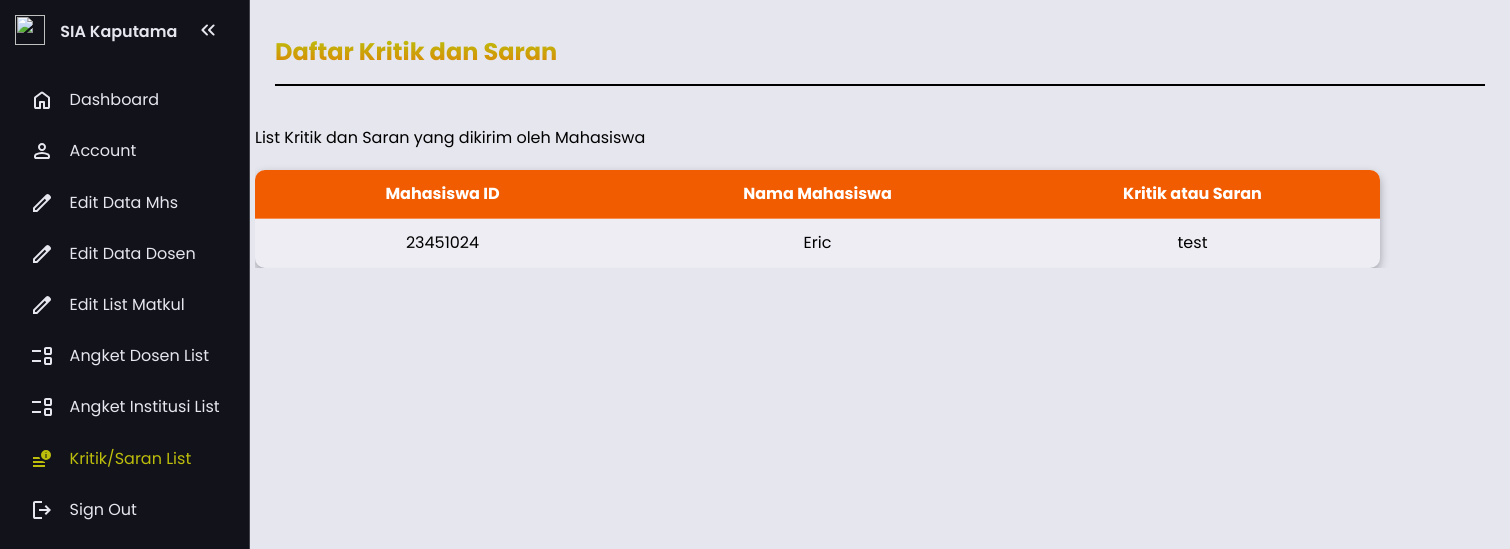
/admin-content/kritik-saran-list.php, run on the app's committed database.
### tables this page shows
CREATE TABLE `kritik_saran` (
  `kritik_saran_id` int(11) NOT NULL,
  `mhs_id` int(11) NOT NULL,
  `mhs_name` varchar(100) NOT NULL,
  `kritik_saran` text NOT NULL
);

### admin-content/kritik-saran-list.php (the view, shortened to what this page needs)
<?php
include '../database/koneksi.php';
$sql = "SELECT mhs_id, mhs_name, kritik_saran FROM kritik_saran";
$result = $conn->query($sql);
?>
<!DOCTYPE html>
<html lang="id">
<head>
    <link rel="stylesheet" href="../css/sidebar.css">
</head>
<body>
<nav id="sidebar">
    <ul>
      <li>
        <img src="../img/kaputama.png">
        <span class="logo">SIA Kaputama</span>
        <button onclick=toggleSidebar() id="toggle-btn">
        </button>
      </li>
      <li>
        <a href="main.php">
          <span>Dashboard</span>
        </a>
      </li>
      <li>
        <a href="account.php">
          <span>Account</span>
        </a>
      </li>
      <li>
        <a href="edit_data.php">
          <span>Edit Data Mhs</span>
        </a>
      </li>
      <li>
        <a href="edit_dosen.php">
          <span>Edit Data Dosen</span>
        </a>
      </li>
      <li>
        <a href="matkul_list.php">
          <span>Edit List Matkul</span>
        </a>
      </li>
      <li>
        <a href="angket-dsn-list.php">
          <span>Angket Dosen List</span>
        </a>
      </li>
      <li>
        <a href="angket-institusi-list.php">
          <span>Angket Institusi List</span>
        </a>
      </li>
      <li class="active">
        <a href="kritik-saran-list.php">
          <span>Kritik/Saran List</span>
        </a>
      </li>
      <li>
        <a href="../index.php?logout=true">
          <svg xmlns="http://www.w3.org/2000/svg" height="24px" viewBox="0 -960 960 960" width="24px" fill="#000000"><path d="M200-120q-33 0-56.5-23.5T120-200v-560q0-33 23.5-56.5T200-840h280v80H200v560h280v80H200Zm440-160-55-58 102-102H360v-80h327L585-622l55-58 200 200-200 200Z"/></svg>
          <span>Sign Out</span>
        </a>
      </li>
    </ul>
  </nav>
  <main>
  <div class="dsn-list">
        <h2>Daftar Kritik dan Saran</h2>
        <p>List Kritik dan Saran yang dikirim oleh Mahasiswa</p>
        <div class="angket-tabel">
            <table>
                <tr>
                    <th>Mahasiswa ID</th>
                    <th>Nama Mahasiswa</th>
                    <th>Kritik atau Saran</th>
                </tr>
                <?php
                if ($result->num_rows > 0) {
                    while($row = $result->fetch_assoc()) {
                        echo "<tr>
                                <td>{$row['mhs_id']}</td>
                                <td>{$row['mhs_name']}</td>
                                <td>{$row['kritik_saran']}</td>
                              </tr>";
                    }
                } else {
                    echo "<tr><td colspan='3'>Tidak ada data</td></tr>";
                }
                ?>
            </table>
        </div>
    </div>
</body>
</html>

### css/sidebar.css (style rules this page uses)
:root { --base-clr: #11121a; --line-clr: #42434a; --hover-clr: #222533; --text-clr: #e6e6ef; --accent-clr: #bdbd0c; --secondary-text-clr: #b0b3c1; --welcome-text-clr: #F25C00; --icon-clr: #00ccff; }
* { margin: 0; padding: 0; }
html { font-family: Poppins, 'Segoe UI', Tahoma, Geneva, Verdana, sans-serif; line-height: 1.5rem; }
body { min-height: 100vh; min-height: 100dvh; background-color: var(--text-clr); color: var(--text-clr); display: grid; grid-template-columns: auto 1fr; }
#sidebar { box-sizing: border-box; height: 100vh; width: 250px; padding: 5px 1em; background-color: var(--base-clr); border-right: 1px solid var(--line-clr); position: sticky; top: 0; align-self: start; transition: 300ms ease-in-out; overflow: hidden; text-wrap: nowrap; }
#sidebar img { width: 30px; height: 30px; margin: 10px; }
#sidebar ul { list-style: none; }
#sidebar a, #sidebar .dropdown-btn, #sidebar .logo { border-radius: .5em; padding: .85em; text-decoration: none; color: var(--text-clr); display: flex; align-items: center; gap: 1em; }
#sidebar svg { flex-shrink: 0; fill: var(--text-clr); }
#sidebar a span, #sidebar .dropdown-btn span { flex-grow: 1; }

### admin-content/kritik-saran-list.php (style rules this page uses)
.dsn-list { margin: 10px auto; width: 1250px; height: 280px; color: black; animation: fadeInUp 1s ease-out; }
.dsn-list h2 { border-bottom: 2px solid black; margin: 40px 20px; padding-bottom: 20px; background: linear-gradient( #bdbd0c, #F25C00); -webkit-background-clip: text; -webkit-text-fill-color: transparent; text-align: left; }
.angket-tabel { overflow-x: auto; }
.angket-tabel table { width: 90%; border-collapse: collapse; margin-top: 20px; background: rgba(255, 255, 255, 0.2); border-radius: 10px; overflow: hidden; box-shadow: 0 4px 10px rgba(0, 0, 0, 0.3); animation: fadeInUp 0.8s ease-out; }
table, th, td { padding: 12px; text-align: center; border-bottom: 1px solid rgba(255, 255, 255, 0.3); transition: all 0.3s ease-in-out; text-align: center; min-width: 160px; }
.angket-tabel tr:nth-child(even) { background: rgba(255, 255, 255, 0.1); }
.angket-tabel th { background: #F25C00; color: #fff; }

### data on the page
kritik_saran: mhs "23451024", mhs_name "Eric", kritik_saran "test"
